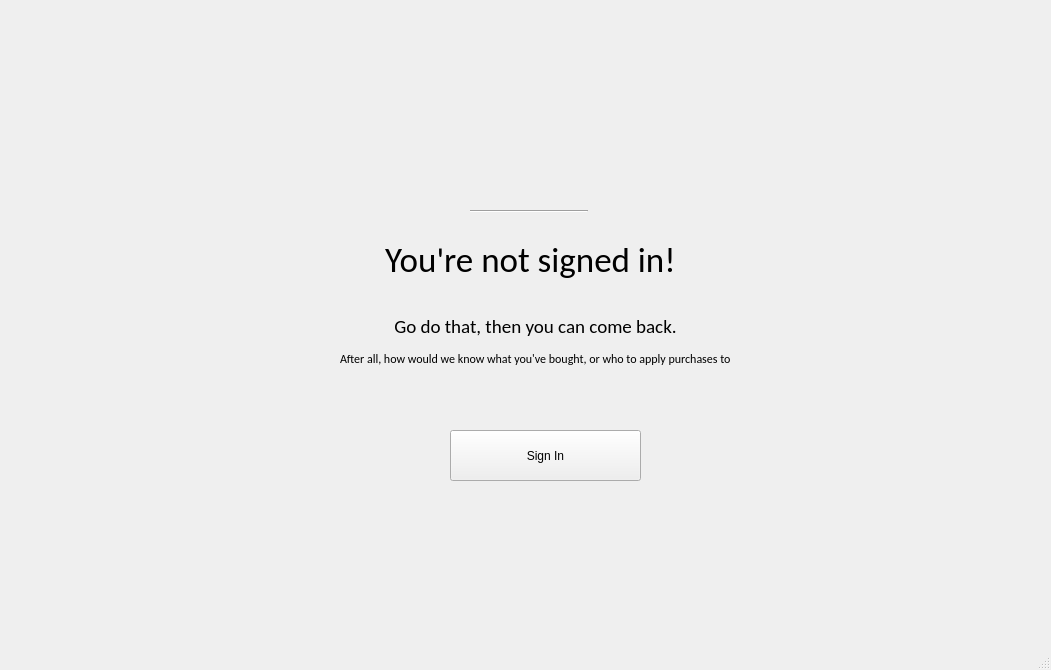
<?xml version="1.0" encoding="UTF-8"?>
<ui version="4.0">
 <class>MainWindow</class>
 <widget class="QMainWindow" name="MainWindow">
  <property name="geometry">
   <rect>
    <x>0</x>
    <y>0</y>
    <width>1051</width>
    <height>670</height>
   </rect>
  </property>
  <property name="windowTitle">
   <string>Jade Store | Not Signed In</string>
  </property>
  <widget class="QWidget" name="centralwidget">
   <widget class="QLabel" name="label">
    <property name="geometry">
     <rect>
      <x>410</x>
      <y>60</y>
      <width>231</width>
      <height>131</height>
     </rect>
    </property>
    <property name="text">
     <string/>
    </property>
    <property name="pixmap">
     <pixmap resource="assets.qrc">:/images/assets/jadeStore.png</pixmap>
    </property>
    <property name="scaledContents">
     <bool>true</bool>
    </property>
   </widget>
   <widget class="QLabel" name="label_2">
    <property name="geometry">
     <rect>
      <x>370</x>
      <y>230</y>
      <width>321</width>
      <height>61</height>
     </rect>
    </property>
    <property name="font">
     <font>
      <family>Calibri</family>
     </font>
    </property>
    <property name="text">
     <string>&lt;html&gt;&lt;head/&gt;&lt;body&gt;&lt;p align=&quot;center&quot;&gt;&lt;span style=&quot; font-size:26pt;&quot;&gt;You're not signed in!&lt;/span&gt;&lt;/p&gt;&lt;/body&gt;&lt;/html&gt;</string>
    </property>
   </widget>
   <widget class="Line" name="line">
    <property name="geometry">
     <rect>
      <x>470</x>
      <y>210</y>
      <width>118</width>
      <height>3</height>
     </rect>
    </property>
    <property name="orientation">
     <enum>Qt::Horizontal</enum>
    </property>
   </widget>
   <widget class="QLabel" name="label_3">
    <property name="geometry">
     <rect>
      <x>340</x>
      <y>310</y>
      <width>391</width>
      <height>61</height>
     </rect>
    </property>
    <property name="font">
     <font>
      <family>Calibri</family>
     </font>
    </property>
    <property name="text">
     <string>&lt;html&gt;&lt;head/&gt;&lt;body&gt;&lt;p align=&quot;center&quot;&gt;&lt;span style=&quot; font-size:14pt;&quot;&gt;Go do that, then you can come back.&lt;/span&gt;&lt;/p&gt;&lt;p align=&quot;center&quot;&gt;After all, how would we know what you've bought, or who to apply purchases to?&lt;/p&gt;&lt;/body&gt;&lt;/html&gt;</string>
    </property>
   </widget>
   <widget class="QPushButton" name="pushButton">
    <property name="geometry">
     <rect>
      <x>450</x>
      <y>430</y>
      <width>191</width>
      <height>51</height>
     </rect>
    </property>
    <property name="statusTip">
     <string>Open the sign in window</string>
    </property>
    <property name="text">
     <string>Sign In</string>
    </property>
   </widget>
  </widget>
  <widget class="QStatusBar" name="statusbar"/>
 </widget>
 <resources>
  <include location="assets.qrc"/>
 </resources>
 <connections/>
</ui>
